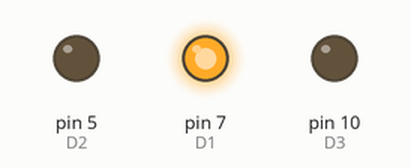
This sketch was run on a simulated Arduino Uno, built with avr-gcc and run on an emulated ATmega328P. Parts: output pins drawn as LEDs (lit = HIGH). Pins used as bus, display or sensor lines are not drawn.

Above: at 1.0 s.
At 3.5 s:
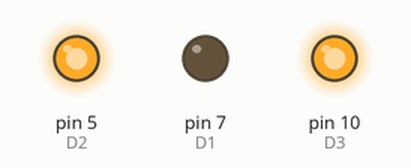
At 6.0 s:
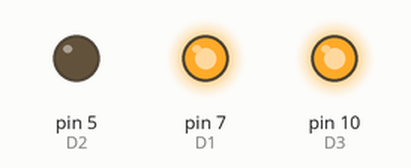
At 8.5 s:
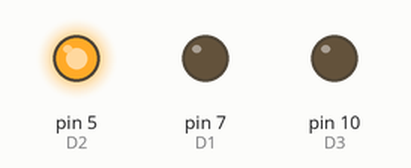
At 12.2 s:
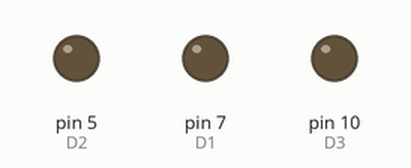
Timing chart, 0 to 13.0 s (numbered marks = the images above):
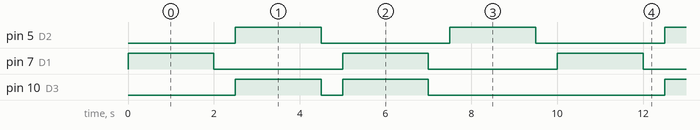

The sketch:

motor.ino
```cpp
//Line order test function of trolley wheel
int D1 = 7;//right motor Definition of IO port
int D2 = 5;
int D3 = 10;//left motor Definition of IO port
int D4 = 9;

int speedLeft =180;
int speedRight =180;
//Function initialization
void setup()
{
   Serial.begin(9600);
   pinMode(D1, OUTPUT);
   pinMode(D2, OUTPUT);
   pinMode(D3, OUTPUT);
   pinMode(D4, OUTPUT);
}

//Principal function
void loop()
{
   Forward();//Car forward
   delay(2000);
   Stop();//Car stop
   delay(500);//delayed

   Backward();//Car back
   delay(2000);
   Stop();//Car stop
   delay(500);//delayed

   TurnLeft();//Car turnleft
   delay(2000);
   Stop();//Car stop
   delay(500);//delayed

   TurnRight();//Car turnright
   delay(2000);
   Stop();//Car stop
   delay(500);//delayed
}

void Forward()
{
   analogWrite(D1, speedRight);
   digitalWrite(D2, LOW);
   digitalWrite(D3, LOW);
   analogWrite(D4, speedLeft);
}
void Backward()
{
   digitalWrite(D1, LOW);
   digitalWrite(D2, HIGH);
   digitalWrite(D3, HIGH);
   digitalWrite(D4, LOW);
}
void TurnLeft()
{
   digitalWrite(D1, HIGH);
   digitalWrite(D2, LOW);
   digitalWrite(D3, HIGH);
   digitalWrite(D4, LOW);
}
void TurnRight()
{
   digitalWrite(D1, LOW);
   digitalWrite(D2, HIGH);
   digitalWrite(D3, LOW);
   digitalWrite(D4, HIGH);
}
void Stop()
{
   digitalWrite(D1, LOW);
   digitalWrite(D2, LOW);
   digitalWrite(D3, LOW);
   digitalWrite(D4, LOW);
}
```

Measured:
- by itself, pin 5 (D2), pin 7 (D1): alternates HIGH for 2.0 s and LOW for 3.0 s
- by itself, pin 10 (D3): repeats every 10.0 s: LOW 0.50 s, HIGH 2.0 s, LOW 5.5 s, HIGH 2.0 s
- by itself, everything shown: repeats every 10.0 s, in 8 steps
